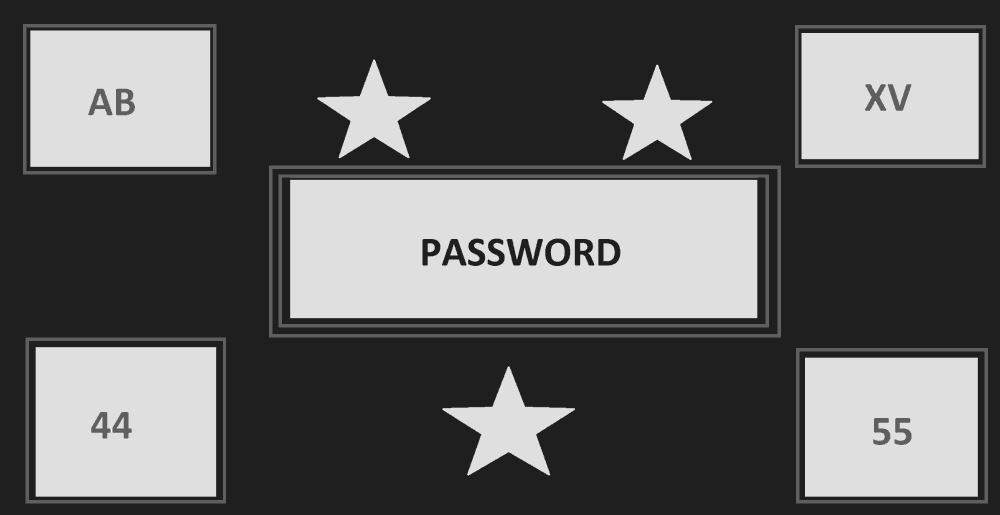
%> input picture Image1.png, 1000 x 515 px, shrunk from 2303 x 1185 before the run
$ octave 1.m   (GNU Octave 9; MATLAB toolbox functions it lacks are replaced by stand-ins)
%> lines starting %> are read from the running program, lines starting %| are printed output that depends on the picture
% Reads Image1 from the directory and stores in img1 variable.
img1 = imread("Image1.png");
%> img1 is the input picture: size 515x1000 uint8; min 0, max 8, mean 3.07

% Creates a figure of img1 and its histogram using the function imhist().
% Using subplot to show both image and histogram on same figure, with
% proper labels.
figure;
subplot(1,2,1), imshow(img1), xlabel("Fig.1: Image1.png");
subplot(1,2,2), imhist(img1), xlabel("Fig.2: Image1.png Histogram");
%> after `xlabel("Fig.2: Image1.png Histogram")`:
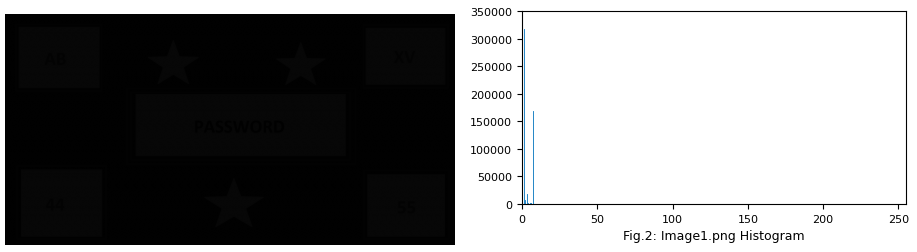
%> figure redrawn from the program's plot data, 2 panels

% Using histeq() function to apply histogram equalization technique, this
% balances out the contrast and hence in our image makes it so there is
% more difference between pixel intensity, therefore making the image more
% visible.
img1Eq = histeq(img1);
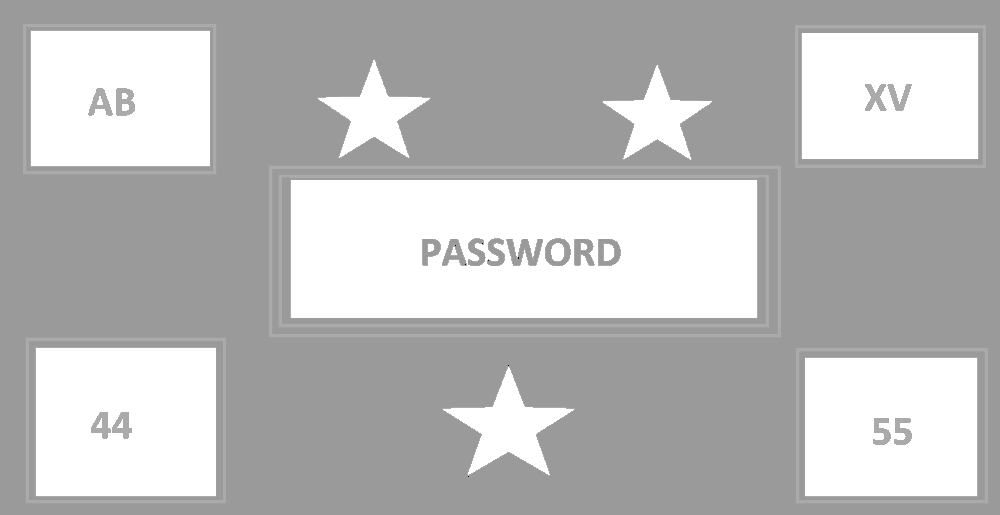
%> img1Eq: size 515x1000 uint8; min 0, max 255, mean 187.7

% Writing the equalized image to the directory with the name "Image1Output.png"
imwrite(img1Eq, "Image1Output.png");

% Creates a figure of the output and its histogram using the function imhist().
% Using subplot to show both image and histogram on same figure, with
% proper labels.
figure;
subplot(1,2,1), imshow(img1Eq), xlabel("Fig.1: Image1Output.png");
subplot(1,2,2), imhist(img1Eq), xlabel("Fig.2: Image1Output.png Histogram");
%> after `xlabel("Fig.2: Image1Output.png Histogram")`:
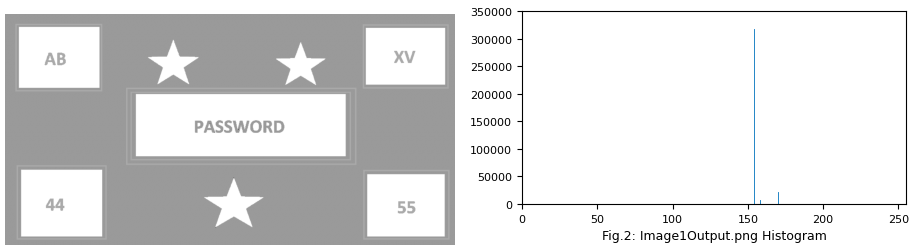
%> figure redrawn from the program's plot data, 2 panels

% We can see from the histogram of the output that the pixel intensities
% are now more far apart making them more balanced, and making our image
% more visible to view.

$ run again, with Image2.png copied over Image1.png
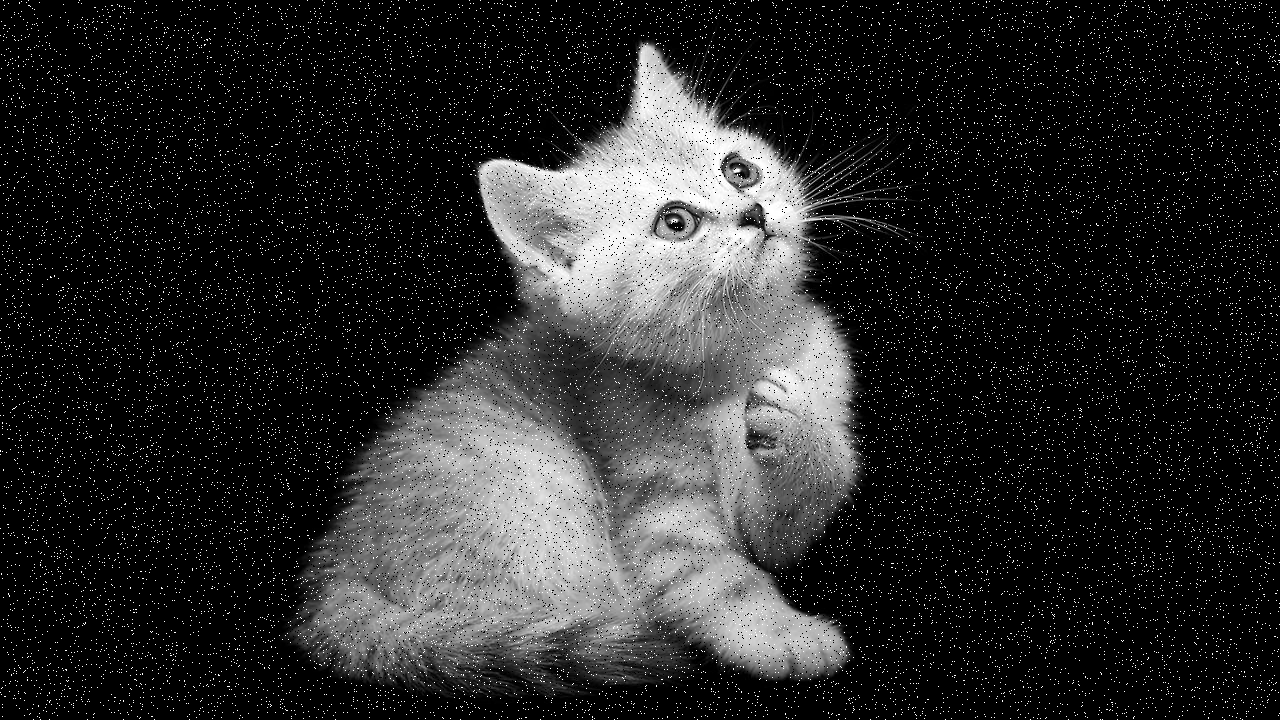
%> input picture Image2.png, 1280 x 720 px
%> img1 is the input picture: size 720x1280 uint8; min 0, max 255, mean 40.4
%> `img1Eq = histeq(img1);`:
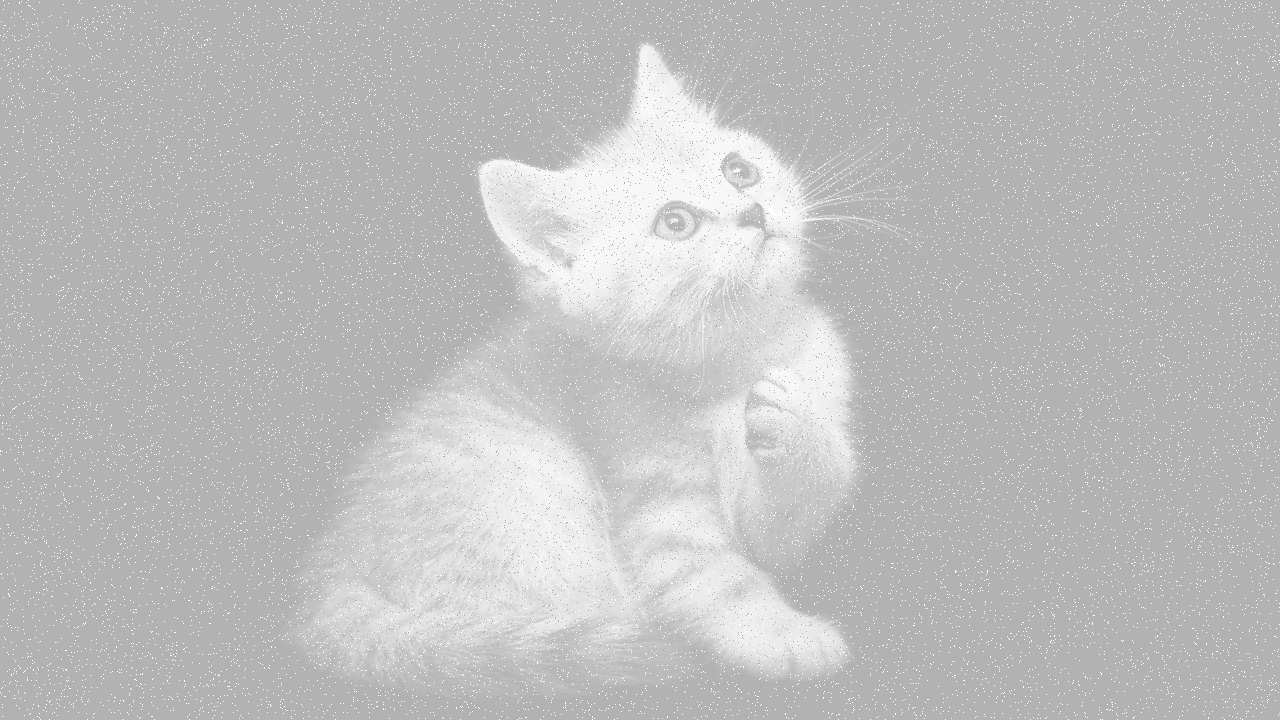
%> img1Eq: size 720x1280 uint8; min 178, max 255, mean 189.6
%> `xlabel("Fig.2: Image1Output.png Histogram")`:
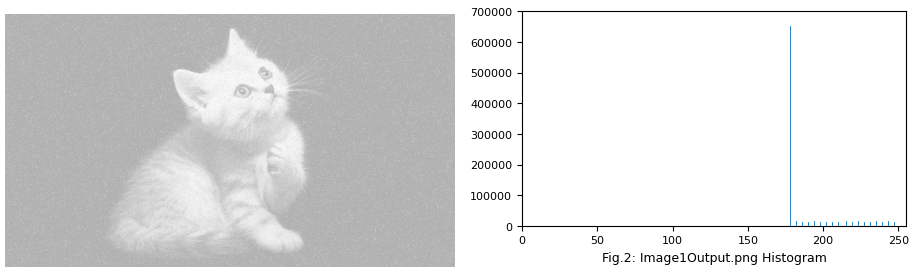
%> figure redrawn from the program's plot data, 2 panels

$ run again, with Image3.png copied over Image1.png
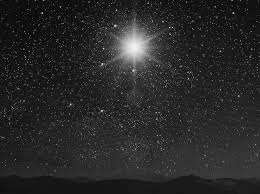
%> input picture Image3.png, 260 x 194 px
%> img1 is the input picture: size 194x260 uint8; min 4, max 244, mean 40
%> `img1Eq = histeq(img1);`:
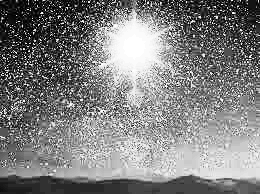
%> img1Eq: size 194x260 uint8; min 0, max 255, mean 127.8
%> `xlabel("Fig.2: Image1Output.png Histogram")`:
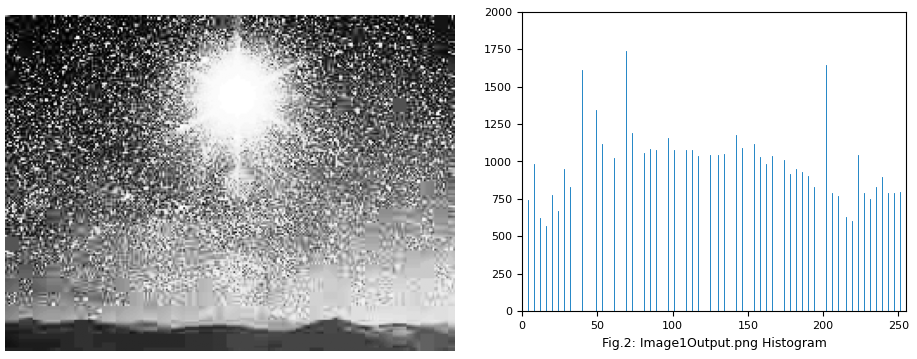
%> figure redrawn from the program's plot data, 2 panels
